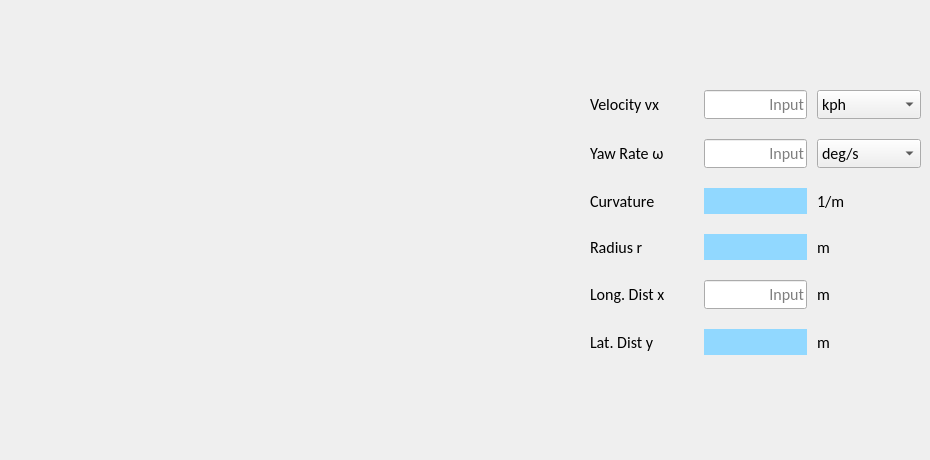
      <widget class="QWidget" name="tab_19">
       <attribute name="title">
        <string>Curve</string>
       </attribute>
       <widget class="QWidget" name="gridLayoutWidget_12">
        <property name="geometry">
         <rect>
          <x>590</x>
          <y>80</y>
          <width>331</width>
          <height>285</height>
         </rect>
        </property>
        <layout class="QGridLayout" name="gridLayout_12" rowstretch="0,0,0,0,0,0" columnstretch="1,1,1">
         <property name="topMargin">
          <number>10</number>
         </property>
         <property name="bottomMargin">
          <number>10</number>
         </property>
         <property name="horizontalSpacing">
          <number>10</number>
         </property>
         <property name="verticalSpacing">
          <number>20</number>
         </property>
         <item row="0" column="0">
          <widget class="QLabel" name="label_curve_vx">
           <property name="font">
            <font>
             <family>Calibri</family>
             <pointsize>12</pointsize>
             <bold>false</bold>
            </font>
           </property>
           <property name="text">
            <string>Velocity vx</string>
           </property>
          </widget>
         </item>
         <item row="0" column="2">
          <widget class="QComboBox" name="comboBox_curve_vx_unit">
           <property name="font">
            <font>
             <family>Calibri</family>
             <pointsize>12</pointsize>
             <bold>false</bold>
            </font>
           </property>
           <item>
            <property name="text">
             <string>kph</string>
            </property>
           </item>
           <item>
            <property name="text">
             <string>m/s</string>
            </property>
           </item>
          </widget>
         </item>
         <item row="4" column="2">
          <widget class="QLabel" name="label_curve_long_unit">
           <property name="font">
            <font>
             <family>Calibri</family>
             <pointsize>12</pointsize>
             <bold>false</bold>
            </font>
           </property>
           <property name="text">
            <string>m</string>
           </property>
          </widget>
         </item>
         <item row="1" column="2">
          <widget class="QComboBox" name="comboBox_curve_yaw_unit">
           <property name="font">
            <font>
             <family>Calibri</family>
             <pointsize>12</pointsize>
             <bold>false</bold>
            </font>
           </property>
           <item>
            <property name="text">
             <string>deg/s</string>
            </property>
           </item>
           <item>
            <property name="text">
             <string>rad/s</string>
            </property>
           </item>
          </widget>
         </item>
         <item row="5" column="2">
          <widget class="QLabel" name="label_curve_lat_unit">
           <property name="font">
            <font>
             <family>Calibri</family>
             <pointsize>12</pointsize>
             <bold>false</bold>
            </font>
           </property>
           <property name="text">
            <string>m</string>
           </property>
          </widget>
         </item>
         <item row="3" column="1">
          <widget class="QLabel" name="output_curve_radius">
           <property name="font">
            <font>
             <family>Calibri</family>
             <pointsize>12</pointsize>
             <bold>false</bold>
            </font>
           </property>
           <property name="styleSheet">
            <string notr="true">QLabel{background-color: rgb(145, 216, 255)}</string>
           </property>
           <property name="text">
            <string/>
           </property>
           <property name="alignment">
            <set>Qt::AlignRight|Qt::AlignTrailing|Qt::AlignVCenter</set>
           </property>
          </widget>
         </item>
         <item row="5" column="1">
          <widget class="QLabel" name="output_curve_lat">
           <property name="font">
            <font>
             <family>Calibri</family>
             <pointsize>12</pointsize>
             <bold>false</bold>
            </font>
           </property>
           <property name="styleSheet">
            <string notr="true">QLabel{background-color: rgb(145, 216, 255)}</string>
           </property>
           <property name="text">
            <string/>
           </property>
           <property name="alignment">
            <set>Qt::AlignRight|Qt::AlignTrailing|Qt::AlignVCenter</set>
           </property>
          </widget>
         </item>
         <item row="1" column="1">
          <widget class="QLineEdit" name="input_curve_yaw">
           <property name="font">
            <font>
             <family>Calibri</family>
             <pointsize>12</pointsize>
             <bold>false</bold>
            </font>
           </property>
           <property name="alignment">
            <set>Qt::AlignRight|Qt::AlignTrailing|Qt::AlignVCenter</set>
           </property>
           <property name="dragEnabled">
            <bool>true</bool>
           </property>
           <property name="placeholderText">
            <string>Input</string>
           </property>
          </widget>
         </item>
         <item row="3" column="2">
          <widget class="QLabel" name="label_curve_radius_unit">
           <property name="font">
            <font>
             <family>Calibri</family>
             <pointsize>12</pointsize>
             <bold>false</bold>
            </font>
           </property>
           <property name="text">
            <string>m</string>
           </property>
          </widget>
         </item>
         <item row="2" column="1">
          <widget class="QLabel" name="output_curve_curva">
           <property name="font">
            <font>
             <family>Calibri</family>
             <pointsize>12</pointsize>
             <bold>false</bold>
            </font>
           </property>
           <property name="styleSheet">
            <string notr="true">QLabel{background-color: rgb(145, 216, 255)}</string>
           </property>
           <property name="text">
            <string/>
           </property>
           <property name="alignment">
            <set>Qt::AlignRight|Qt::AlignTrailing|Qt::AlignVCenter</set>
           </property>
          </widget>
         </item>
         <item row="2" column="0">
          <widget class="QLabel" name="label_curve_curva">
           <property name="font">
            <font>
             <family>Calibri</family>
             <pointsize>12</pointsize>
             <bold>false</bold>
            </font>
           </property>
           <property name="text">
            <string>Curvature</string>
           </property>
          </widget>
         </item>
         <item row="5" column="0">
          <widget class="QLabel" name="label_curve_lat">
           <property name="font">
            <font>
             <family>Calibri</family>
             <pointsize>12</pointsize>
             <bold>false</bold>
            </font>
           </property>
           <property name="text">
            <string>Lat. Dist y</string>
           </property>
          </widget>
         </item>
         <item row="2" column="2">
          <widget class="QLabel" name="label_curve_curva_unit">
           <property name="font">
            <font>
             <family>Calibri</family>
             <pointsize>12</pointsize>
             <bold>false</bold>
            </font>
           </property>
           <property name="text">
            <string>1/m</string>
           </property>
          </widget>
         </item>
         <item row="3" column="0">
          <widget class="QLabel" name="label_curve_radius">
           <property name="font">
            <font>
             <family>Calibri</family>
             <pointsize>12</pointsize>
             <bold>false</bold>
            </font>
           </property>
           <property name="text">
            <string>Radius r</string>
           </property>
          </widget>
         </item>
         <item row="0" column="1">
          <widget class="QLineEdit" name="input_curve_vx">
           <property name="font">
            <font>
             <family>Calibri</family>
             <pointsize>12</pointsize>
             <bold>false</bold>
            </font>
           </property>
           <property name="alignment">
            <set>Qt::AlignRight|Qt::AlignTrailing|Qt::AlignVCenter</set>
           </property>
           <property name="dragEnabled">
            <bool>true</bool>
           </property>
           <property name="placeholderText">
            <string>Input</string>
           </property>
          </widget>
         </item>
         <item row="4" column="1">
          <widget class="QLineEdit" name="input_curve_long">
           <property name="font">
            <font>
             <family>Calibri</family>
             <pointsize>12</pointsize>
             <bold>false</bold>
            </font>
           </property>
           <property name="alignment">
            <set>Qt::AlignRight|Qt::AlignTrailing|Qt::AlignVCenter</set>
           </property>
           <property name="dragEnabled">
            <bool>true</bool>
           </property>
           <property name="placeholderText">
            <string>Input</string>
           </property>
          </widget>
         </item>
         <item row="4" column="0">
          <widget class="QLabel" name="label_curve_long">
           <property name="font">
            <font>
             <family>Calibri</family>
             <pointsize>12</pointsize>
             <bold>false</bold>
            </font>
           </property>
           <property name="text">
            <string>Long. Dist x</string>
           </property>
          </widget>
         </item>
         <item row="1" column="0">
          <widget class="QLabel" name="label_curve_yaw">
           <property name="font">
            <font>
             <family>Calibri</family>
             <pointsize>12</pointsize>
             <bold>false</bold>
            </font>
           </property>
           <property name="text">
            <string>Yaw Rate ω</string>
           </property>
          </widget>
         </item>
        </layout>
       </widget>
       <widget class="QLabel" name="label">
        <property name="geometry">
         <rect>
          <x>146</x>
          <y>30</y>
          <width>421</width>
          <height>421</height>
         </rect>
        </property>
        <property name="text">
         <string/>
        </property>
        <property name="pixmap">
         <pixmap>image/Distance_to_curve1.png</pixmap>
        </property>
        <property name="scaledContents">
         <bool>true</bool>
        </property>
       </widget>
      </widget>
